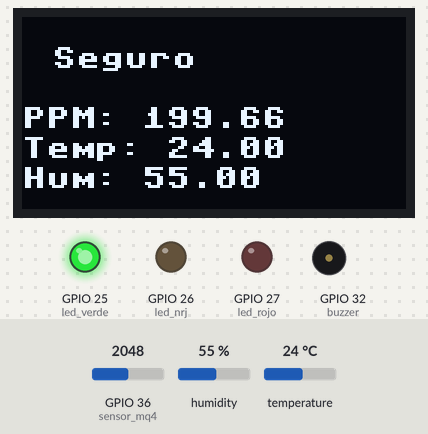
Recording of a program running on a simulated ESP32 board running MicroPython. Parts: 128×64 one-colour display, output pins drawn as LEDs (lit = HIGH), buzzer (waves = sounding). Inputs (shaded band) come from the test bench; at power-on: temperature 24 °C, GPIO 36 (sensor_mq4) = 2048, humidity 55 % (analog values on the 0–4095 scale). WiFi joins after 1.5 s; no MQTT or app messages arrive unless stated; the clock reads 2024-03-15 10:24:30 at power-on unless the program sets it; library files of the repository ran but are not shown: ssd1306.py; what the program prints to the serial console is not drawn.

Above: at 7.8 s.
7.9 s: temperature set to 29.4 °C
At 12.1 s:
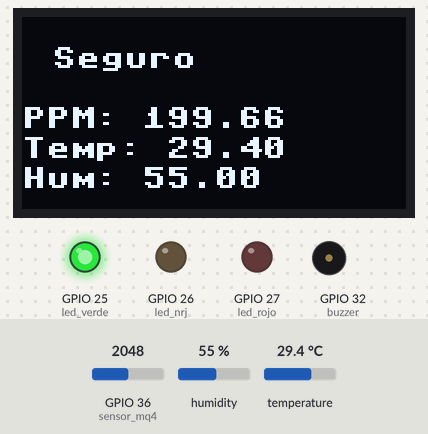
13.2 s: temperature set to 30.7 °C
At 18.0 s:
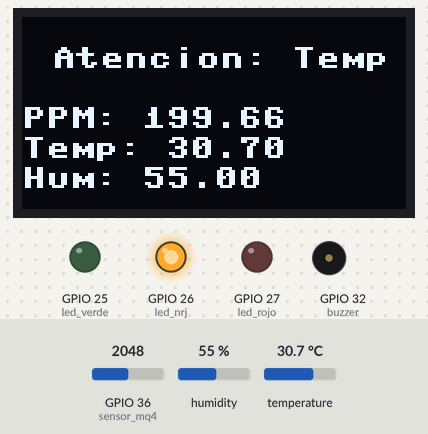
23.5 s: temperature set to 34.3 °C
At 30.3 s:
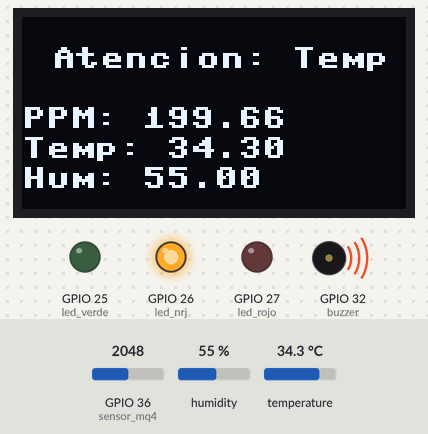
31.9 s: temperature set to 35.9 °C
At 36.9 s:
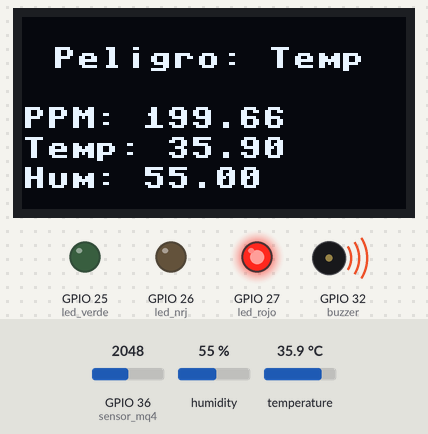
37.9 s: GPIO 36 (sensor_mq4) set to 2866
At 43.3 s:
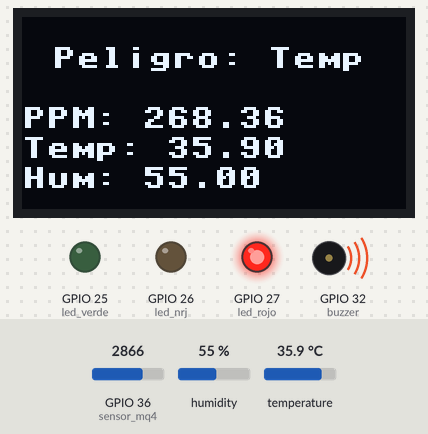
44.0 s: GPIO 36 (sensor_mq4) set to 3603
At 49.7 s:
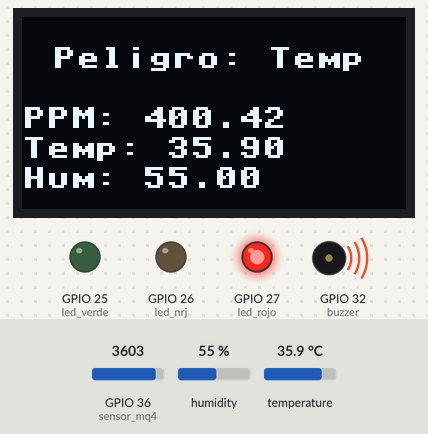
Timing chart, 0 to 51.0 s (numbered marks = the images above; inputs shaded):
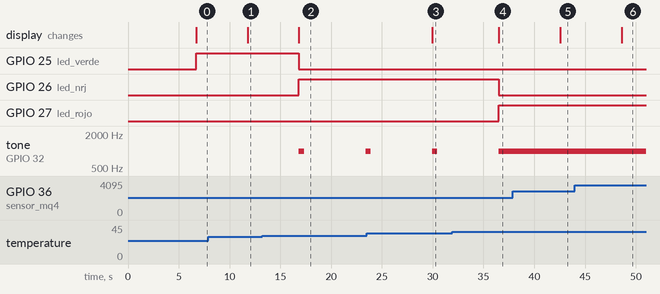

Measured:
- the behaviour switches between 29.9 and 30 °C on temperature (found by bisection; images 1 and 2)
- the behaviour switches between 35 and 35.1 °C on temperature (found by bisection; images 3 and 4)
- after the input at 7.9 s, the display: changes after 3.9 s (image 1)
- after the input at 13.2 s, GPIO 25 (led_verde): HIGH → LOW after 3.6 s; GPIO 26 (led_nrj): LOW → HIGH after 3.6 s; tone on GPIO 32 (buzzer): silent → 1000 Hz after 3.6 s, → silent 0.50 s later, → 1000 Hz 6.1 s later; the display: changes after 3.6 s (image 2)
- after the input at 23.5 s, the display: changes after 6.4 s (image 3)
- after the input at 31.9 s, GPIO 26 (led_nrj): HIGH → LOW after 4.6 s; GPIO 27 (led_rojo): LOW → HIGH after 4.6 s; tone on GPIO 32 (buzzer): goes on until 36.5 s, then stays 1000 Hz; the display: changes after 4.6 s (image 4)
- after the input at 37.9 s, the display: changes after 4.6 s (image 5)
- after the input at 44.0 s, the display: changes after 4.6 s (image 6)

The program:

sensor.py
```python
#mas avanzado

from machine import Pin, ADC, PWM, SoftI2C
import network, time, math, dht
from ssd1306 import SSD1306_I2C
import ujson
from umqtt.simple import MQTTClient


# MQTT Server Parameters
MQTT_CLIENT_ID = "clienteunicosafehome"
MQTT_BROKER    = "broker.hivemq.com"
#MQTT_BROKER    = "192.168.20.25"  #  en docker apuntar al host local
MQTT_USER      = ""
MQTT_PASSWORD  = ""
MQTT_TOPIC     = "andina/diplomado/safehome"


led_rojo = Pin(27, Pin.OUT)
led_verde = Pin(25, Pin.OUT)
led_nrj = Pin(26, Pin.OUT)
i2c = SoftI2C(scl=Pin(22), sda=Pin(21))
pantalla = SSD1306_I2C(128, 64, i2c)
buzzer = PWM(Pin(32))
sensor_mq4 = ADC(Pin(36))
sensor = dht.DHT22(Pin(4))
sensor_mq4.atten(ADC.ATTN_11DB)
sensor_mq4.width(ADC.WIDTH_10BIT)

# Parámetros del sensor MQ4
R_L = 10.0  # Resistencia de carga (en kilo-ohms)
Vcc = 3.3   # Voltaje de alimentación del sensor (en volts)
Ro = 10.0   # Resistencia del sensor en aire limpio (en kilo-ohms)
m = -0.35   # Pendiente de la curva para CH4
b = 2.3     # Intersección de la curva para CH4

# Función para calcular Rs
def calculate_rs(voltage):
    if voltage == 0:  # Para evitar divisiones por cero
        voltage = 0.001
    return R_L * ((Vcc - voltage) / voltage)

# Función para calcular ppm
def calculate_ppm(rs):
    if rs <= 0:
        raise ValueError("Rs no puede ser 0 o negativo.")
    ratio = rs / Ro
    if ratio <= 0:
        raise ValueError("El ratio Rs/Ro no puede ser 0 o negativo.")
    log_ppm = (m * math.log10(ratio)) + b
    return 10**log_ppm

# Conversión de lectura ADC a voltaje
def adc_to_voltage(adc_value):
    return adc_value * (Vcc / 1023.0)

# Calibrar el sensor para obtener Ro
def calibrate_mq4():
    total_rs = 0.0
    for _ in range(50):  # Promedio de 50 lecturas
        adc_value = sensor_mq4.read()
        voltage = adc_to_voltage(adc_value)
        total_rs += calculate_rs(voltage)
        time.sleep(0.1)
    return total_rs / 50

# Configurar WiFi
# Importaciones (mantener igual)

def conectaWifi(red, password):

    #Conexión a WiFi con manejo de reconexión.

    buzzer.duty(0)
    global miRed
    miRed = network.WLAN(network.STA_IF)
    miRed.active(True)
    if not miRed.isconnected():
        print('Conectando a la red', red + "…")
        miRed.connect(red, password)
        timeout = time.time()
        while not miRed.isconnected():
            if time.ticks_diff(time.time(), timeout) > 10:
                print("No se pudo conectar a WiFi.")
                return False
    print("Conexión WiFi establecida.")
    return True


def connect_mqtt():

    #Conexión al servidor MQTT con manejo de reconexión.

    client = MQTTClient(MQTT_CLIENT_ID, MQTT_BROKER, user=MQTT_USER, password=MQTT_PASSWORD)
    try:
        client.connect()
        print("Conexión al servidor MQTT establecida.")
        return client
    except Exception as e:
        print("Error conectando a MQTT:", e)
        return None


def main_loop():
    mqtt_client = connect_mqtt()
    print("Calibrando el sensor MQ-4...")
    Ro = calibrate_mq4()
    print("Calibración completada. Ro =", Ro, "kΩ")

    while True:
        try:

            adc_value = sensor_mq4.read()
            voltage = adc_to_voltage(adc_value)
            rs = calculate_rs(voltage)
            ppm = calculate_ppm(rs)

            sensor.measure()
            temp = sensor.temperature()
            hum = sensor.humidity()

            # Formatear datos
            ppm_form = "{:.2f}".format(ppm)
            temp_form = "{:.2f}".format(temp)
            hum_form = "{:.2f}".format(hum)

            # Mensaje de estado según PPM y temperatura
            if temp > 35:
                mensaje = "Peligro: Temp"
            elif 30 <= temp <= 35:
                mensaje = "Atencion: Temp"
            else:
                if ppm < 500:
                    mensaje = "Seguro"
                elif 500 <= ppm < 1000:
                    mensaje = "Atencion"
                else:
                    mensaje = "Peligro"


            # Mostrar en pantalla
            pantalla.fill(0)
            pantalla.text(mensaje, 10, 10)
            pantalla.text("PPM: " + ppm_form, 0, 30)
            pantalla.text("Temp: " + temp_form, 0, 40)
            pantalla.text("Hum: " + hum_form, 0, 50)
            pantalla.show()

            # Manejo de Umbrales
            # Umbrales para temperatura
            if temp > 35:
                led_rojo.on()  # Alarma crítica por temperatura
                led_verde.off()
                led_nrj.off()
                buzzer.duty(512)
                buzzer.freq(1000)
                time.sleep(1)
            elif 30 <= temp <= 35:
                led_nrj.on()  # Advertencia por temperatura
                led_rojo.off()
                led_verde.off()
                buzzer.freq(1000)
                buzzer.duty(512)
                time.sleep(0.5)
                buzzer.duty(0)
                time.sleep(1)
            else:
                # Umbrales para PPM
                if ppm < 500:
                    led_verde.on()
                    led_rojo.off()
                    led_nrj.off()
                    buzzer.duty(0)
                elif 500 <= ppm < 1000:
                    led_nrj.on()
                    led_rojo.off()
                    led_verde.off()
                    buzzer.freq(1000)
                    buzzer.duty(512)
                    time.sleep(0.5)
                    buzzer.duty(0)
                    time.sleep(1)
                elif ppm >= 1000:
                    led_rojo.on()
                    led_verde.off()
                    led_nrj.off()
                    buzzer.duty(512)
                    buzzer.freq(1000)
                    time.sleep(1)


            # Verificar y reconectar WiFi si está desconectado
            if not miRed.isconnected():
                print("WiFi desconectado. Intentando reconectar...")
                conectaWifi("DUVAN", "1007161216")

                if wifi_connected:
                    mqtt_client = connect_mqtt()  # Reconectar MQTT si WiFi vuelve

            # Publicar datos en MQTT si está conectado
            if mqtt_client:
                try:
                    message = ujson.dumps({
                        "PPM": ppm_form,
                        "Temperatura": temp_form,
                        "Humedad": hum_form,
                        "Estado": mensaje
                    })
                    mqtt_client.publish(MQTT_TOPIC, message)
                    print("Publicado a MQTT:", message)

                except Exception as e:
                    print("Error publicando a MQTT:", e)
                    mqtt_client = connect_mqtt()  # Intentar reconectar MQTT


            time.sleep(5)  # Esperar antes de la siguiente iteración


        except Exception as e:
            print("Error en el bucle principal:", e)
            time.sleep(3)  # Pausa antes de intentar nuevamente


# Inicio del programa
if conectaWifi("DUVAN", "1007161216"):
    main_loop()
else:
    print("No se pudo establecer conexión WiFi. Continuando en modo offline.")
    main_loop()
```
